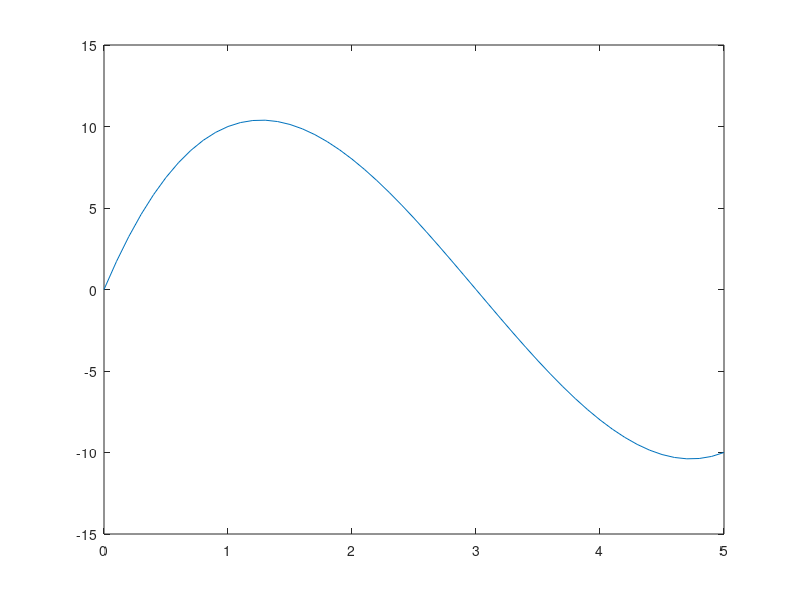

This figure's MATLAB source:
% Excercise 3
a = [0 1 2 3 4 5];
b = a.^3-9*a.^2+18*a;
plot(a,b);

% Excercise 4 - smoother graph
c=(0:0.1:5);
d=c.^3-9*c.^2+18*c;
plot(c,d);
c,d;